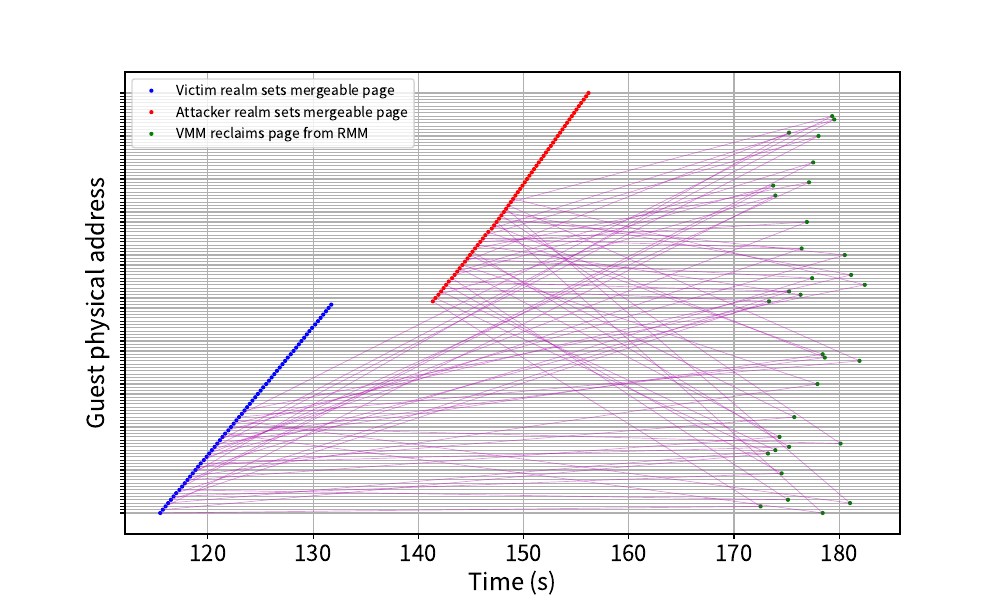

This chart was generated by the following Python code:
import matplotlib.pyplot as plt
import matplotlib
import sys
import parse

fm = matplotlib.font_manager
fm._get_fontconfig_fonts.cache_clear()

plt.rcParams["font.family"] = "Noto Sans CJK JP"
plt.figure(figsize=(10, 6))

def draw_line(plt, p1, p2):
    plt.plot(
        [p1[0], p2[0]],
        [p1[1], p2[1]],
        color="m",
        alpha=0.4,
        marker="",
        zorder=5,
    )

def plot(data_dir, out_filename):
    plt.figure(figsize=(10, 6))
    plt.xlim(100, 210)
    d_victim = []
    d_attacker = []
    d_reclaim = []

    for line in open(f"{data_dir}/output-host-0.txt").readlines():
        if r_victim := parse.search("[{ts:^f}] From victim: ipa={ipa:x}", line):
            d_victim.append(
                {
                    "ts": r_victim.named["ts"],
                    "ipa": f"0x{r_victim.named['ipa']:x}",
                }
            )
        elif r_attacker := parse.search("[{ts:^f}] From attacker: ipa={ipa:x}", line):
            d_attacker.append(
                {
                    "ts": r_attacker.named["ts"],
                    "ipa": f"0x{r_attacker.named['ipa']:x}",
                }
            )
        elif r_reclaim := parse.search(
            "[{ts:^f}] [{:d}] Reclaimed pa={pa:x} ipa={ipa:x}", line
        ):
            d_reclaim.append(
                {
                    "ts": r_reclaim.named["ts"],
                    "ipa": f"0x{r_reclaim.named['ipa']:x}",
                    "pa": f"0x{r_reclaim.named['pa']:x}",
                }
            )

    plt.plot(
        [d["ts"] for d in d_victim],
        [d["ipa"] for d in d_victim],
        color="b",
        label="Victim realm sets mergeable page",
        marker=".",
        linestyle="",
        markersize=6,
        zorder=10,
    )

    plt.plot(
        [d["ts"] for d in d_attacker],
        [d["ipa"] for d in d_attacker],
        color="r",
        label="Attacker realm sets mergeable page",
        marker=".",
        linestyle="",
        markersize=6,
        zorder=10,
    )

    plt.plot(
        [d["ts"] for d in d_reclaim],
        [d["ipa"] for d in d_reclaim],
        color="g",
        label="VMM reclaims page from RMM",
        marker=".",
        linestyle="",
        markersize=6,
        zorder=10,
    )

    for line in open(f"{data_dir}/output-firmware.txt").readlines():
        if r := parse.search(
            "p1->ipa={p1_ipa:x}, p2->ipa={p2_ipa:x}, ret->pa={ret_pa:x}, ret->ipa={ret_ipa:x}",
            line,
        ):
            p1_ipa = f"0x{r.named['p1_ipa']:x}"
            p2_ipa = f"0x{r.named['p2_ipa']:x}"
            ret_pa = f"0x{r.named['ret_pa']:x}"
            ret_ipa = f"0x{r.named['ret_ipa']:x}"

            p1_marked = [d for d in d_attacker if d["ipa"] == p1_ipa] + [
                d for d in d_victim if d["ipa"] == p1_ipa
            ]
            p2_marked = [d for d in d_attacker if d["ipa"] == p2_ipa] + [
                d for d in d_victim if d["ipa"] == p2_ipa
            ]
            ret_marked = [d for d in d_attacker if d["ipa"] == ret_ipa] + [
                d for d in d_victim if d["ipa"] == ret_ipa
            ]
            assert len(p1_marked) == 1
            assert len(p2_marked) == 1
            assert len(ret_marked) == 1
            p1_marked = p1_marked[0]
            p2_marked = p2_marked[0]
            ret_marked = ret_marked[0]
            ret_reclaimed = [d for d in d_reclaim if d["pa"] == ret_pa][0]

            p1_marked_p = p1_marked["ts"], p1_marked["ipa"]
            p2_marked_p = p2_marked["ts"], p2_marked["ipa"]
            ret_marked_p = ret_marked["ts"], ret_marked["ipa"]
            ret_reclaimed_p = ret_reclaimed["ts"], ret_reclaimed["ipa"]
            draw_line(plt, p1_marked_p, ret_reclaimed_p)
            draw_line(plt, p2_marked_p, ret_reclaimed_p)

    plt.legend(loc="upper left")
    plt.ylabel("Guest physical address", fontsize=17)
    plt.xlabel("Time (s)", fontsize=17)

    plt.grid(True)
    plt.gca().xaxis.set_tick_params(labelsize=16)
    plt.gca().yaxis.set_tick_params(labelsize=8)
    plt.gca().yaxis.set_ticklabels([])
    plt.savefig(out_filename)

plot("data/2025-11-28_20-43-05-no-rand", "fig-micro-latency-no-rand.pdf")
plot("data/2025-11-28_20-27-48-no-spatial-rand", "fig-micro-latency-no-spatial-rand.pdf")
plot("data/2025-11-28_20-37-42-no-temporal-rand", "fig-micro-latency-no-temporal-rand.pdf")
plot("data/2025-11-28_20-47-33-rand", "fig-micro-latency-rand.pdf")
